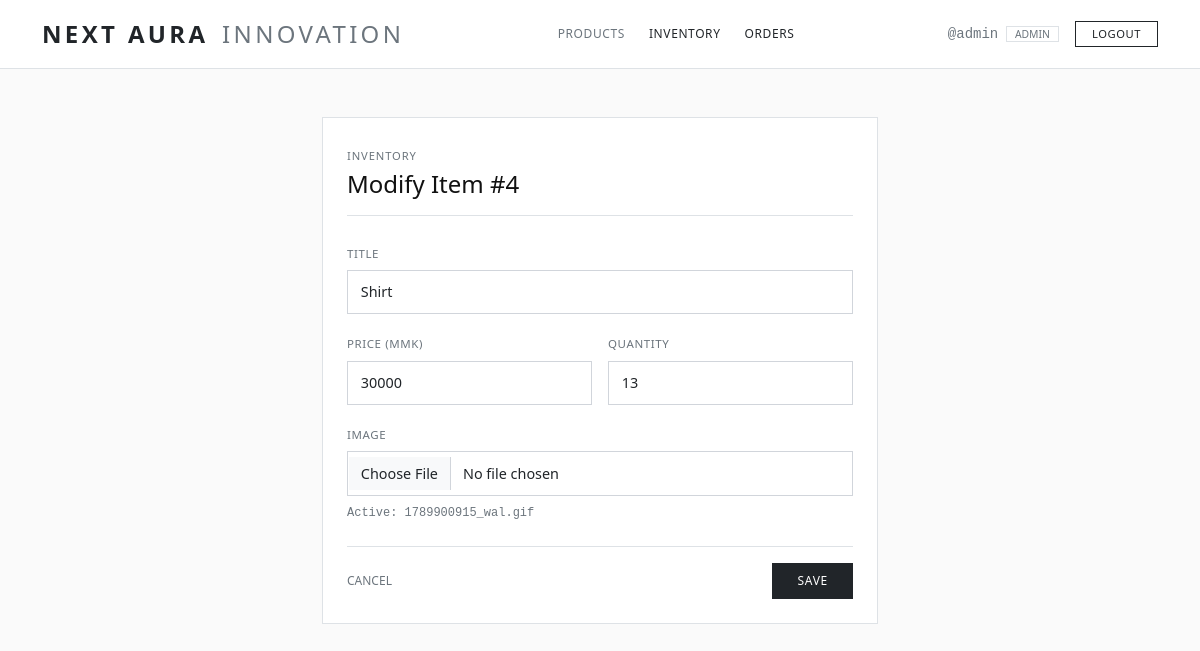
Screenshot of /product_update.php?id=4 (signed in) with the database file from the repository.
### tables this page shows
CREATE TABLE `products` (
  `id` int(11) NOT NULL,
  `title` varchar(255) NOT NULL,
  `price` int(11) NOT NULL,
  `quantity` int(11) DEFAULT 0,
  `image` varchar(255) DEFAULT NULL,
  `created_at` timestamp NOT NULL DEFAULT current_timestamp()
);

### product_update.php (the view, shortened to what this page needs)
<?php
include 'connection.php';
$id = $_GET['id'];
$item = $conn->query("SELECT * FROM products WHERE id = $id")->fetch_assoc();
?>
<!DOCTYPE html>
<html lang="en">
<head>
    <link rel="stylesheet" href="https://cdn.jsdelivr.net/npm/bootstrap@5.3.3/dist/css/bootstrap.min.css">
</head>
<body>
    <?php include 'header.php'; ?>
    <main class="container py-5" style="max-width: 580px;">
      <div class="border bg-white p-4">
        <div class="mb-4 pb-3 border-bottom">
          <span class="text-uppercase text-secondary small" style="font-size: 0.7rem; letter-spacing: 0.08em;">Inventory</span>
          <h4 class="fw-normal mt-1 mb-0">Modify Item #<?php echo $id; ?></h4>
        </div>
        <form method="POST" enctype="multipart/form-data">
          <div class="mb-3">
            <label class="form-label text-secondary small text-uppercase" style="font-size: 0.72rem; letter-spacing: 0.05em;">Title</label>
            <input class="form-control" type="text" name="title" value="<?php echo htmlspecialchars($item['title']); ?>" required>
          </div>
          <div class="row g-3 mb-3">
            <div class="col-md-6">
              <label class="form-label text-secondary small text-uppercase" style="font-size: 0.72rem; letter-spacing: 0.05em;">Price (MMK)</label>
              <input class="form-control" type="number" name="price" value="<?php echo $item['price']; ?>" required>
            </div>
            <div class="col-md-6">
              <label class="form-label text-secondary small text-uppercase" style="font-size: 0.72rem; letter-spacing: 0.05em;">Quantity</label>
              <input class="form-control" type="number" name="qty" value="<?php echo $item['quantity']; ?>">
            </div>
          </div>
          <div class="mb-4">
            <label class="form-label text-secondary small text-uppercase" style="font-size: 0.72rem; letter-spacing: 0.05em;">Image</label>
            <input class="form-control mb-2" type="file" name="image">
            <span class="text-secondary small font-monospace d-block" style="font-size: 0.75rem;">Active: <?php echo $item['image'] ? $item['image'] : 'None'; ?></span>
          </div>
          <div class="d-flex justify-content-between align-items-center pt-3 border-top">
            <a href="product_list.php" class="text-secondary text-decoration-none small text-uppercase" style="font-size: 0.75rem;">Cancel</a>
            <button class="btn btn-dark rounded-0 px-4 py-2 text-uppercase" style="font-size: 0.75rem; letter-spacing: 0.06em;" name="update">Save</button>
          </div>
        </form>
      </div>
    </main>
</body>
</html>

### product_update.php (style rules this page uses)
body { background-color: #fafafa; color: #111; }
.form-control { border-radius: 0; border-color: #d1d5db; padding: 0.65rem 0.8rem; font-size: 0.9rem; }

### rows the page displays
products: title "Shirt", price "30000", qty "13", image "1789900915_wal.gif"

### other values shown
$_SESSION['username'] "admin"
$_SESSION['role'] "ADMIN"
$id "4"
